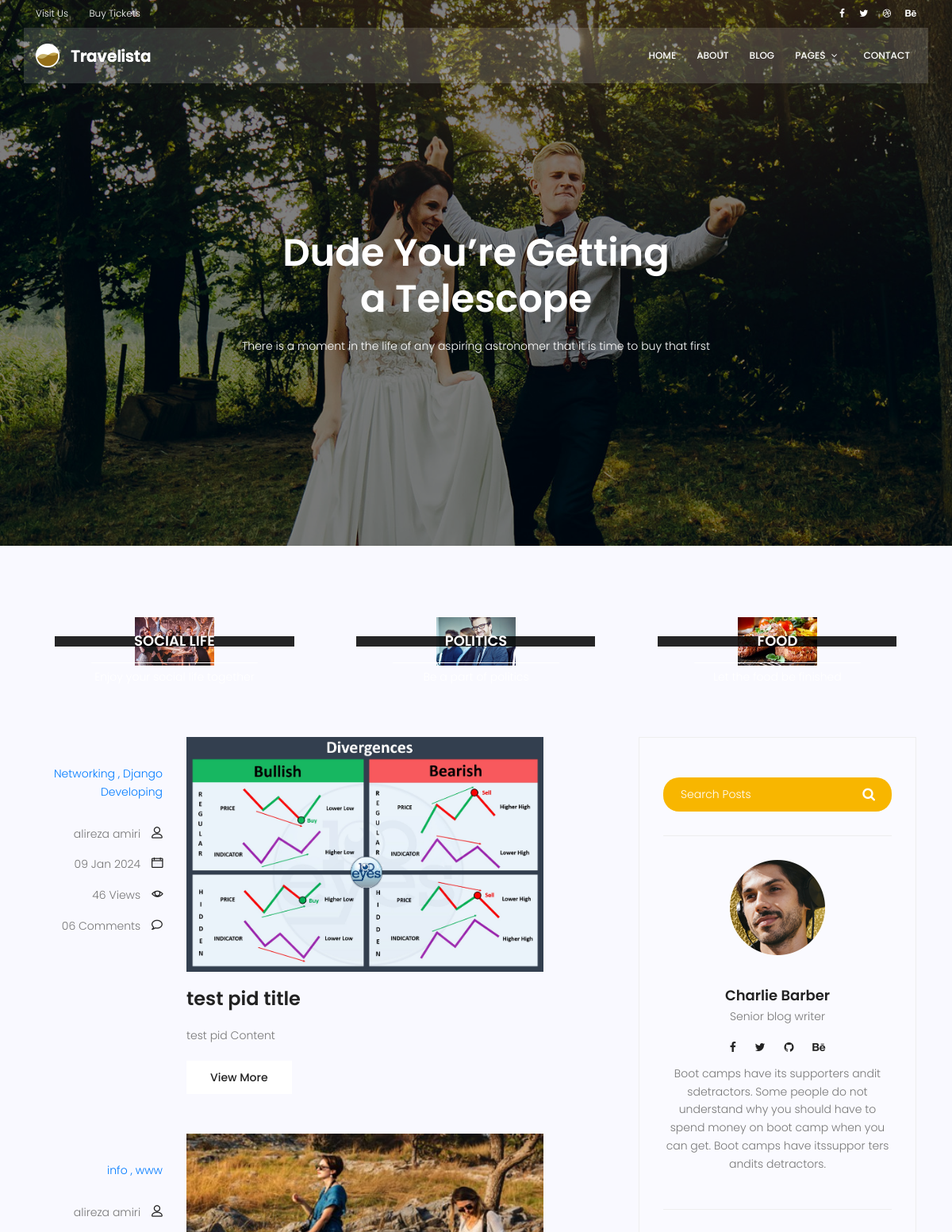
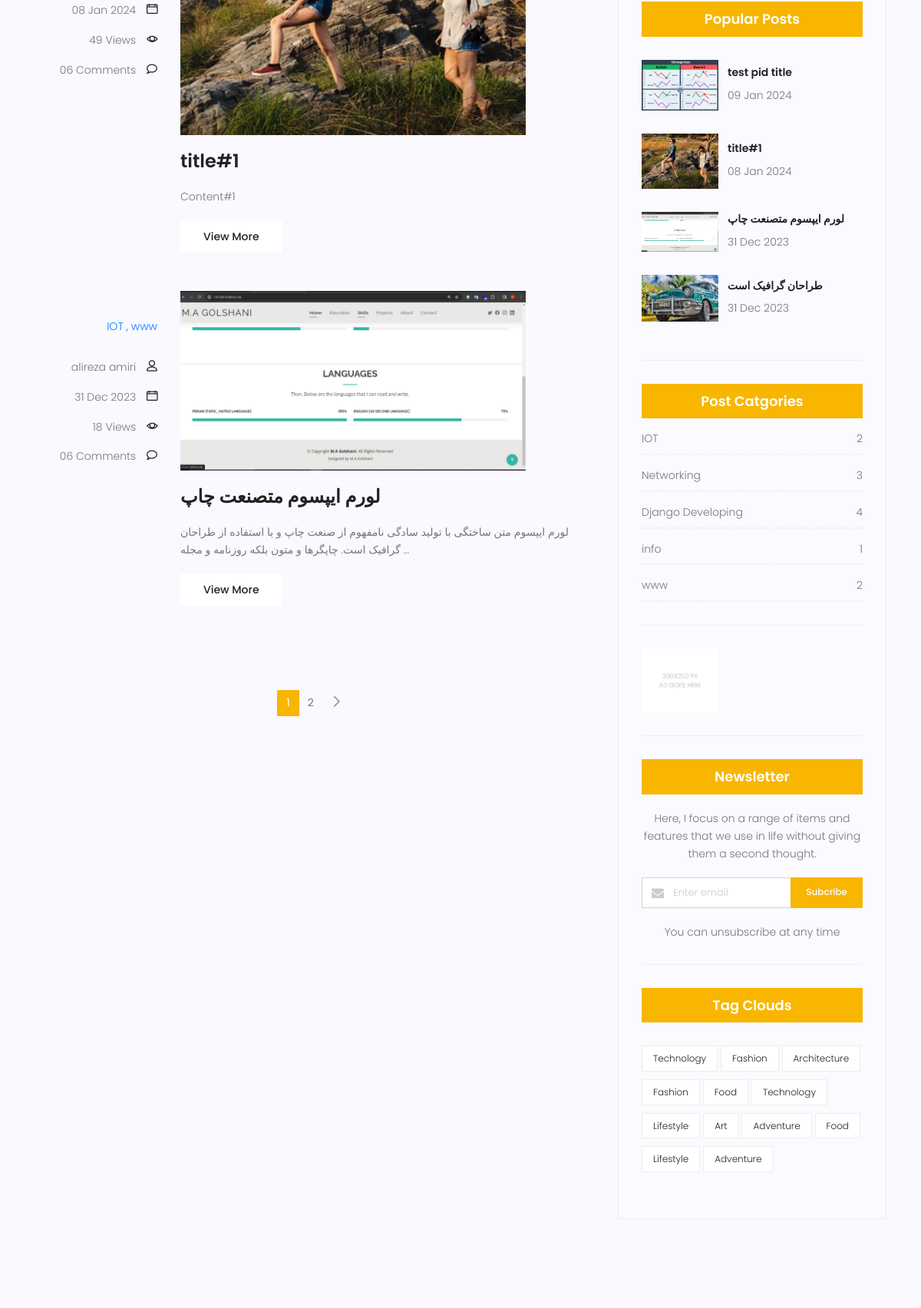
Screenshot of /blog/ (upper part) with the database file from the repository (2 pictures, top to bottom).
### blog/models.py (models this page shows, shortened)
class Category(models.Model):
    name = models.CharField(max_length=255)

class Post(models.Model):
    image = models.ImageField(default='blog/defaults.jpg')
    author = models.ForeignKey(User, null=True, on_delete=models.SET_NULL)
    title = models.CharField(max_length=255)
    content = models.TextField()
    category = models.ManyToManyField(Category)
    counted_views = models.IntegerField(default=0)
    status = models.BooleanField(default=False)
    published_date = models.DateTimeField(null=True)
    created_date = models.DateTimeField(auto_now_add=True)
    updated_date = models.DateTimeField(auto_now=True)
    class Meta:
        ordering = ["-created_date"]

### blog/views.py (the view)
# urls.py: path('', blog_view, name='index'),
def blog_view(request, cat_name=None, author_username=None):
    current_datetime = timezone.now()
    posts = Post.objects.filter(status=1, published_date__lte=current_datetime).order_by('-published_date')
    if cat_name:
        posts = posts.filter(category__name=cat_name)
    if author_username:
        posts = posts.filter(author__username=author_username)
    try:
        posts = Paginator(posts, 3)
        page_number = request.GET.get("page")
        posts = posts.get_page(page_number)
    except PageNotAnInteger:
        posts = posts.get_page(1)
    except EmptyPage:
        posts = posts.get_page(posts.num_pages)
    context = {'posts': posts}
    return render(request, 'blog/blog-home.html', context)

### blog/templatetags/blog_tag.py (called while the page is built)
@register.inclusion_tag('blog/blog-lastposts.html')
def latest_post_side(num=4):
    posts = Post.objects.filter(status=1).order_by('-published_date')[:num]
    return {'posts': posts}

@register.inclusion_tag('blog/post-categories.html')
def blog_post_categories():
    posts = Post.objects.filter(status=1)
    categories = Category.objects.all()
    cat_dict = {}
    for cat_name in categories:
        cat_dict[cat_name.name] = posts.filter(category=cat_name).count()
    return {'categories': cat_dict}

### templates/blog/blog-home.html (shortened to what this page needs)
{% extends "base.html" %}
{% load static %}
{% block content %}
    {% load blog_tag %}
    <section class="banner-area relative blog-home-banner" id="home">
        <div class="overlay overlay-bg"></div>
        <div class="container">
            <div class="row d-flex align-items-center justify-content-center">
                <div class="about-content blog-header-content col-lg-12">
                    <h1 class="text-white">
                        Dude You’re Getting
                        a Telescope
                    </h1>
                    <p class="text-white">
                        There is a moment in the life of any aspiring astronomer that it is time to buy that first
                    </p>
                </div>
            </div>
        </div>
    </section>
    <section class="top-category-widget-area pt-90 pb-90 ">
        <div class="container">
            <div class="row">
                <div class="col-lg-4">
                    <div class="single-cat-widget">
                        <div class="content relative">
                            <div class="overlay overlay-bg"></div>
                            <a href="#" target="_blank">
                                <div class="thumb">
                                    <img class="content-image img-fluid d-block mx-auto"
                                         src="{% static 'img/blog/cat-widget1.jpg' %}" alt="">
                                </div>
                                <div class="content-details">
                                    <h4 class="content-title mx-auto text-uppercase">Social life</h4>
                                    <p>Enjoy your social life together</p>
                                </div>
                            </a>
                        </div>
                    </div>
                </div>
                <div class="col-lg-4">
                    <div class="single-cat-widget">
                        <div class="content relative">
                            <div class="overlay overlay-bg"></div>
                            <a href="#" target="_blank">
                                <div class="thumb">
                                    <img class="content-image img-fluid d-block mx-auto"
                                         src="{% static 'img/blog/cat-widget2.jpg' %}" alt="">
                                </div>
                                <div class="content-details">
                                    <h4 class="content-title mx-auto text-uppercase">Politics</h4>
                                    <p>Be a part of politics</p>
                                </div>
                            </a>
                        </div>
                    </div>
                </div>
                <div class="col-lg-4">
                    <div class="single-cat-widget">
                        <div class="content relative">
                            <div class="overlay overlay-bg"></div>
                            <a href="#" target="_blank">
                                <div class="thumb">
                                    <img class="content-image img-fluid d-block mx-auto"
                                         src="{% static 'img/blog/cat-widget3.jpg' %}" alt="">
                                </div>
                                <div class="content-details">
                                    <h4 class="content-title mx-auto text-uppercase">Food</h4>
                                    <p>Let the food be finished</p>
                                </div>
                            </a>
                        </div>
                    </div>
                </div>
            </div>
        </div>
    </section>
    <section class="post-content-area">
        <div class="container">
            <div class="row">
                <div class="col-lg-8 posts-list">
                    {% for post in posts %}
                        <div class="single-post row">
                            <div class="col-lg-3  col-md-3 meta-details">
                                <ul class="tags">
                                    {% for cat in post.category.all %}
                                        <a href="{% url 'blog:category' cat_name=cat.name %}">
                                            {{ cat.name }}
                                            {% if not forloop.last %}
                                                ,
                                            {% endif %}
                                        </a>
                                    {% endfor %}
                                </ul>
                                <div class="user-details row">
                                    <p class="user-name col-lg-12 col-md-12 col-6"><a
                                            href="{% url 'blog:author' author_username=post.author.username %}">{{ post.author.get_full_name }}</a>
                                        <span
                                                class="lnr lnr-user"></span></p>
                                    <p class="date col-lg-12 col-md-12 col-6"><a
                                            href="#">{{ post.published_date | date:"d M Y" }}</a>
                                        <span class="lnr lnr-calendar-full"></span></p>
                                    <p class="view col-lg-12 col-md-12 col-6"><a href="#">{{ post.counted_views }}
                                        Views</a> <span class="lnr lnr-eye"></span></p>
                                    <p class="comments col-lg-12 col-md-12 col-6"><a href="#">06 Comments</a> <span
                                            class="lnr lnr-bubble"></span></p>
                                </div>
                            </div>
                            <div class="col-lg-9 col-md-9 ">
                                <div class="feature-img">
                                    <img class="img-fluid" src=" {{ post.image.url }}" alt="">
                                </div>
                                <a class="posts-title" href="{% url 'blog:single' pid=post.id %}">
                                    <h3>{{ post.title }}</h3></a>
                                <p class="excert">
                                    {{ post.content| truncatewords:25 }}
                                </p>
                                <a href="{% url 'blog:single' pid=post.pk %}" class="primary-btn">View More</a>
                            </div>
                        </div>
                    {% endfor %}
                    <nav class="blog-pagination justify-content-center d-flex">
                        <ul class="pagination">
                            {% for i in posts.paginator.page_range %}
                                {% if  posts.number == i %}
                                    <li class="page-item active"><a href="?page={{ i }}" class="page-link">{{ i }}</a>
                                    </li>
                                {% else %}
                                    <li class="page-item"><a href="?page={{ i }}" class="page-link">{{ i }}</a></li>
                                {% endif %}
                            {% endfor %}
                            <li class="page-item">
                                {% if posts.has_next %}
                                    <a href="?page={{ posts.next_page_number }}" class="page-link" aria-label="Next">
                        		                                    <span aria-hidden="true">
                        		                                        <span class="lnr lnr-chevron-right"></span>
                        		                                    </span>
                                    </a>
                                {% endif %}
                            </li>
                        </ul>
                    </nav>
                </div>
                <div class="col-lg-4 sidebar-widgets">
                    <div class="widget-wrap">
                        {% include 'blog/blog-search.html' %}
                        {% include "blog/blog-writer.html" %}
                        {% latest_post_side %}
                        {% blog_post_categories %}
                        <div class="single-sidebar-widget ads-widget">
                            <a href="#"><img class="img-fluid" src="{% static 'img/blog/ads-banner.jpg' %}" alt=""></a>
                        </div>
                        <div class="single-sidebar-widget newsletter-widget">
                            <h4 class="newsletter-title">Newsletter</h4>
                            <p>
                                Here, I focus on a range of items and features that we use in life without
                                giving them a second thought.
                            </p>
                            <div class="form-group d-flex flex-row">
                                <div class="col-autos">
                                    <div class="input-group">
                                        <div class="input-group-prepend">
                                            <div class="input-group-text"><i class="fa fa-envelope"
                                                                             aria-hidden="true"></i>
                                            </div>
                                        </div>
                                        <input type="text" class="form-control" id="inlineFormInputGroup"
                                               placeholder="Enter email" onfocus="this.placeholder = ''"
                                               onblur="this.placeholder = 'Enter email'">
                                    </div>
                                </div>
                                <a href="#" class="bbtns">Subcribe</a>
                            </div>
                            <p class="text-bottom">
                                You can unsubscribe at any time
                            </p>
                        </div>
                        <div class="single-sidebar-widget tag-cloud-widget">
                            <h4 class="tagcloud-title">Tag Clouds</h4>
                            <ul>
                                <li><a href="#">Technology</a></li>
                                <li><a href="#">Fashion</a></li>
                                <li><a href="#">Architecture</a></li>
                                <li><a href="#">Fashion</a></li>
                                <li><a href="#">Food</a></li>
                                <li><a href="#">Technology</a></li>
                                <li><a href="#">Lifestyle</a></li>
                                <li><a href="#">Art</a></li>
                                <li><a href="#">Adventure</a></li>
                                <li><a href="#">Food</a></li>
                                <li><a href="#">Lifestyle</a></li>
                                <li><a href="#">Adventure</a></li>
                            </ul>
                        </div>
                    </div>
                </div>
            </div>
        </div>
    </section>
    "{% endblock content %}

### templates/blog/blog-lastposts.html
{% load static %}
<div class="single-sidebar-widget popular-post-widget">
        <h4 class="popular-title">Popular Posts</h4>
    {% for post in posts %}
        <div class="popular-post-list">
            <div class="single-post-list d-flex flex-row align-items-center">
                <div class="thumb">
                    <img class="img-fluid " src="{{ post.image.url }}" alt="">
                </div>
                <div class="details">
                    <a href="{% url 'blog:single' pid=post.id %}"><h6>{{ post.title|truncatewords:5}}</h6></a>
                    <p>{{ post.published_date|date:'d M Y' }}</p>
                </div>
            </div>
        </div>
    {% endfor %}
</div>

### templates/blog/post-categories.html
{% load static %}
<div class="single-sidebar-widget post-category-widget">
    <h4 class="category-title">Post Catgories</h4>
    <ul class="cat-list">
        {% for name,items in categories.items %}
        <li>
            <a href="{% url 'blog:category' cat_name=name %}" class="d-flex justify-content-between">
                <p>{{ name }}</p>
                <p>{{ items }}</p>
            </a>
        </li>
    {% endfor %}
    </ul>
</div>

### rows the page displays
Post: author.get_full_name "alireza amiri", published_date "09 Jan 2024", counted_views "46", image (picture), title "test pid title", content "test pid Content"
Category: name "Networking", categories "Networking"
Category: name "Django Developing", categories "Django Developing"
Post: author.get_full_name "alireza amiri", published_date "08 Jan 2024", counted_views "49", image (picture), title "title#1", content "Content#1"
Category: name "info", categories "info"
Category: name "www", categories "www"
Post: author.get_full_name "alireza amiri", published_date "31 Dec 2023", counted_views "18", image (picture), title "لورم ایپسوم متصنعت چاپ", content "لورم ایپسوم متن ساختگی با تولید سادگی نامفهوم از صنعت چاپ و با استفاده از طراحان گرافیک است. چاپگرها و متون بلکه روزنامه و مجله …"
Category: name "IOT", categories "IOT"
Post: image (picture), title "طراحان گرافیک است", published_date "31 Dec 2023"

### other values shown
{{ i }} "1"
{{ i }} "2"
{{ items }} "2" "3" "4" "1" "2"
